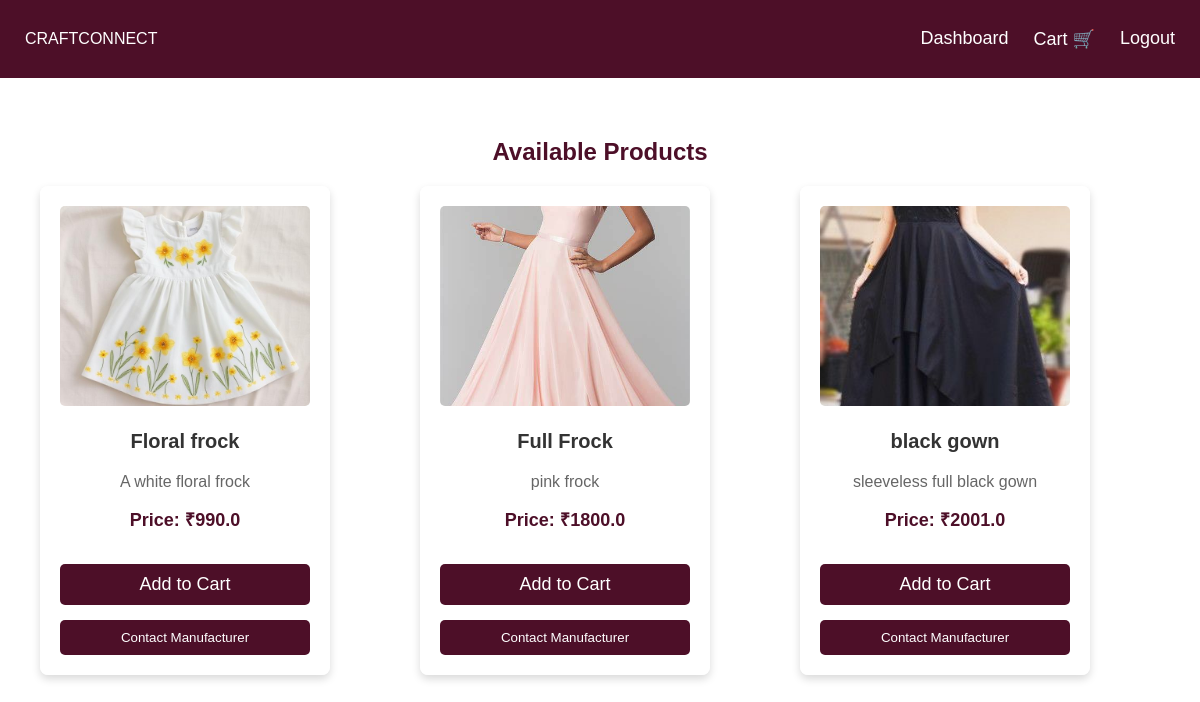
Before: /browse_products with the older database file.
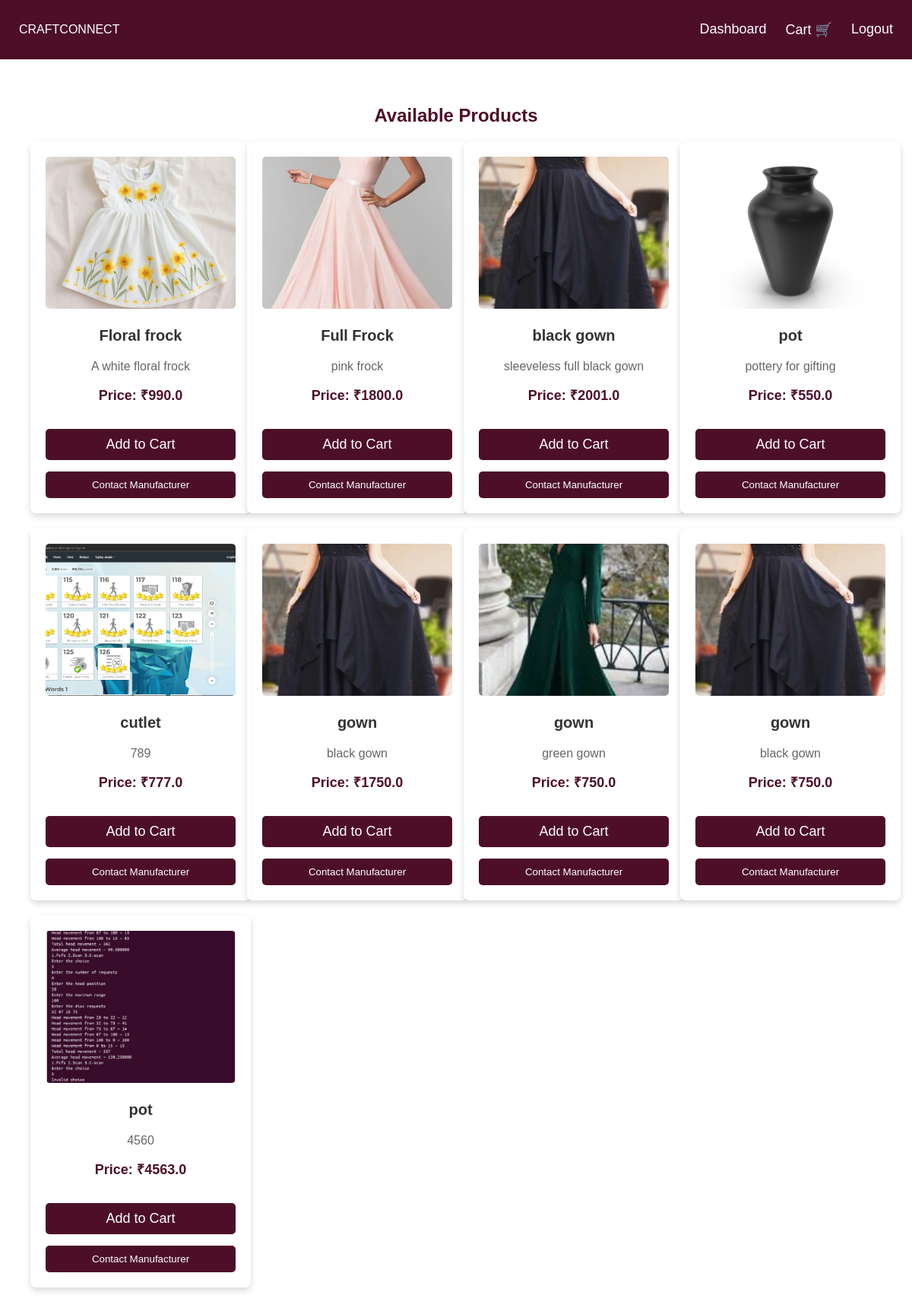
After: the same page with the newer database file.
### tables this page shows
CREATE TABLE products (
            id INTEGER PRIMARY KEY AUTOINCREMENT,
            name TEXT NOT NULL,
            description TEXT NOT NULL,
            price REAL NOT NULL,
            image TEXT NOT NULL,
            manufacturer_id INTEGER, approved INTEGER DEFAULT 0, status TEXT DEFAULT 'pending',
            FOREIGN KEY (manufacturer_id) REFERENCES users (id)
        );

### app.py (the view)
@app.route('/browse_products')
def browse_products():
    conn = sqlite3.connect("craftconnect.db")
    cursor = conn.cursor()
    cursor.execute("""
        SELECT products.id, products.name, products.description, products.price, products.image,
               users.name, users.id, products.approved
        FROM products
        JOIN users ON products.manufacturer_id = users.id
        WHERE products.approved = 1  -- Only show approved products
    """)
    products = cursor.fetchall()
    conn.close()
    print("Products retrieved for browsing:", products)  # Debugging
    return render_template("browse_products.html", products=products)

### templates/browse_products.html (shortened to what this page needs)
<!DOCTYPE html>
<html lang="en">
<head>
    <link rel="stylesheet" href="{{ url_for('static', filename='css/styles.css') }}">
</head>
<body>
    <nav class="navbar">
        <div class="logo">CRAFTCONNECT</div>
        <ul class="nav-links">
            <li><a href="{{ url_for('customer_dashboard') }}">Dashboard</a></li>
            <li><a href="{{ url_for('cart') }}">Cart 🛒</a></li>
            <li><a href="{{ url_for('logout') }}">Logout</a></li>
        </ul>
    </nav>
    <section class="product-container">
        <h2>Available Products</h2>
        {% if products %}
            <div class="products-grid">
                {% for product in products %}
                <div class="product-card">
                    <img src="{{ url_for('static', filename='uploads/' + product[4]) }}" alt="{{ product[1] }}">
                    <h3>{{ product[1] }}</h3>
                    <p>{{ product[2] }}</p>
                    <p class="price"><strong>Price: ₹{{ product[3] }}</strong></p>
                    <form action="{{ url_for('add_to_cart', product_id=product[0]) }}" method="POST">
                        <button type="submit" class="button">Add to Cart</button>
                    </form>
                    <form action="{{ url_for('contact_manufacturer', product_id=product[0], manufacturer_id=product[6]) }}" method="GET">
                        <button type="submit">Contact Manufacturer</button>
                    </form>
                </div>
                {% endfor %}
            </div>
        {% else %}
            <p>No products available.</p>
        {% endif %}
    </section>
</body>
</html>

### static/css/styles.css (style rules this page uses)
body { margin: 0; font-family: Arial, sans-serif; background:white; background-attachment: fixed; background-size: cover; color: #4D0F28; }
.navbar { display: flex; justify-content: space-between; align-items: center; flex-wrap: wrap; padding: 12px 25px; background: #4D0F28; color: white; }
.nav-links { list-style: none; display: flex; gap: 25px; }
.nav-links a { text-decoration: none; color: white; font-size: 18px; transition: 0.3s ease; }
.button { display: inline-block; margin-top: 20px; padding: 12px 20px; font-size: 18px; background: #4D0F28; color: white; text-decoration: none; border-radius: 5px; transition: 0.3s ease; }
.product-container { text-align: center; padding: 40px; }
.products-grid { display: grid; grid-template-columns: repeat(auto-fit, minmax(250px, 1fr)); gap: 20px; justify-content: center; }
.product-card { background: rgba(255, 255, 255, 0.9); color: #4D0F28; padding: 20px; box-shadow: 0px 4px 8px rgba(0, 0, 0, 0.15); text-align: center; border-radius: 8px; width: 250px; }
.product-card img { width: 100%; height: 200px; object-fit: cover; border-radius: 5px; }
.product-card h3 { font-size: 20px; color: #333; }
.product-card p { font-size: 16px; color: #666; }
.product-card .price { font-size: 18px; font-weight: bold; color: #4D0F28; margin-top: 10px; }
.product-card button { margin-top: 15px; padding: 10px; background: #4D0F28; color: white; border: none; cursor: pointer; border-radius: 5px; }
input, button { width: 100%; padding: 10px; margin-top: 5px; }

Changed rows visible on the page:
now on this page (row edited): products: image (picture), name "pot", description "pottery for gifting", price "550.0"
added products: image (picture), name "cutlet", description "789", price "777.0"
added products: image (picture), name "gown", description "black gown", price "1750.0"
added products: image+name (picture), name "gown", description "green gown", price "750.0"
added products: image (picture), name "gown", description "black gown", price "750.0"
added products: image (picture), name "pot", description "4560", price "4563.0"
